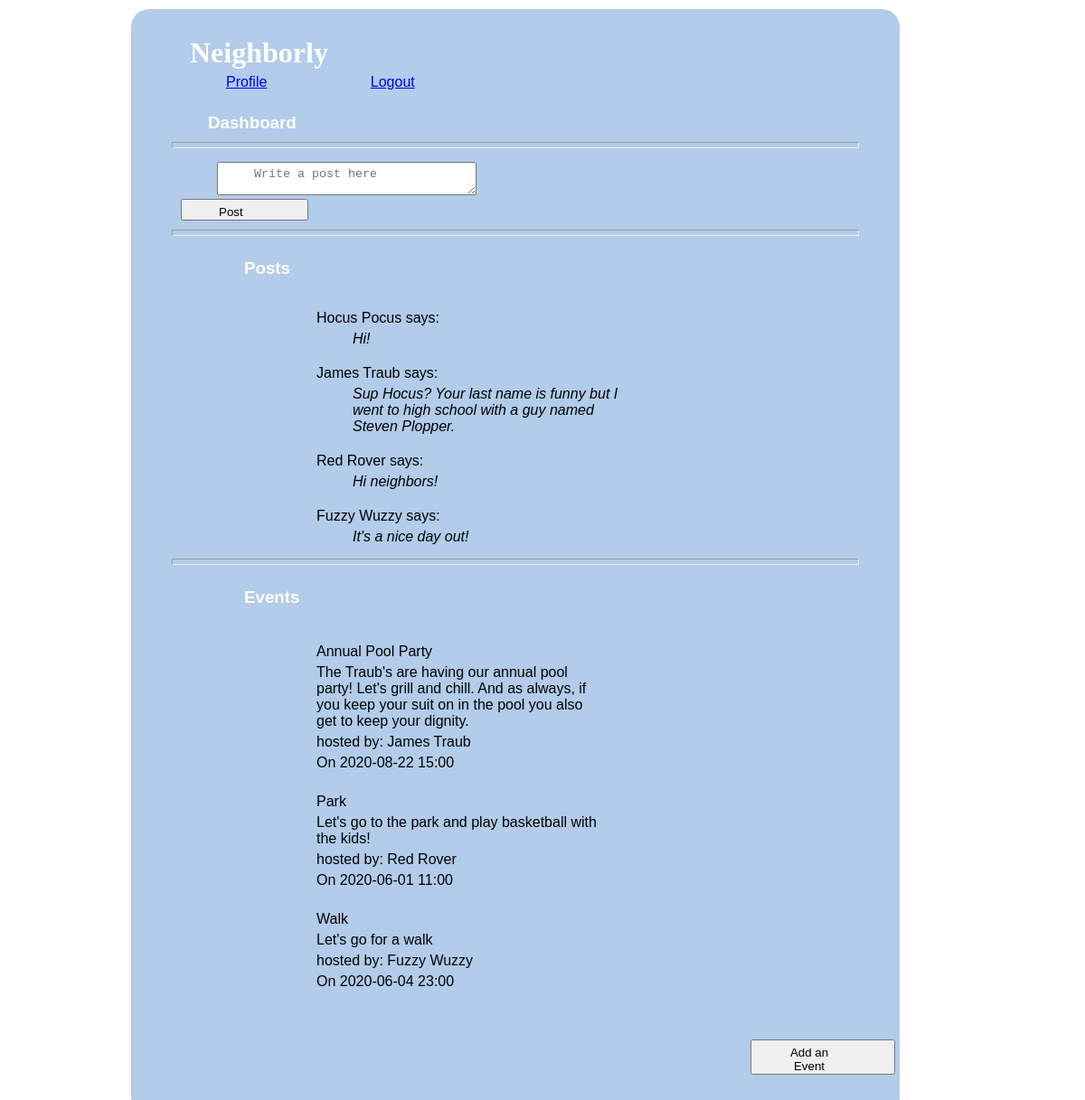
The app's page /dashboard (signed in) with its own data.
### models.py (models this page shows, shortened)
class Post(db.Model):
    __tablename__ = "posts"
    id = db.Column(db.Integer, primary_key=True)
    message = db.Column(db.String(255))
    user_id = db.Column(db.Integer, db.ForeignKey('users.id', ondelete='cascade'))
    user = db.relationship('User', foreign_keys=[user_id])
    users_who_like_this_post = db.relationship('User', secondary=likes_table, passive_deletes=True)
    created_at = db.Column(db.DateTime, server_default = func.now())
    updated_at = db.Column(db.DateTime, server_default = func.now(), onupdate = func.now())

class User(db.Model):
    __tablename__ = "users"
    id = db.Column(db.Integer, primary_key=True)
    first_name = db.Column(db.String(45))
    last_name = db.Column(db.String(45))
    email = db.Column(db.String(255))
    address_id = db.Column(db.Integer, db.ForeignKey('addresses.id', ondelete='cascade'))
    address = db.relationship('Address', foreign_keys=[address_id])
    password_hash=db.Column(db.String(255))
    posts_this_user_likes = db.relationship('Post', secondary=likes_table, passive_deletes=True)
    all_post = db.relationship('Post', back_populates="user", cascade="all, delete, delete-orphan")
    all_event = db.relationship('Event', back_populates="user", cascade="all, delete, delete-orphan")
    created_at = db.Column(db.DateTime, server_default = func.now())
    updated_at = db.Column(db.DateTime, server_default = func.now(), onupdate = func.now())

class Event(db.Model):
    __tablename__ = "events"
    id = db.Column(db.Integer, primary_key=True)
    title = db.Column(db.String(100))
    description = db.Column(db.String(255))
    date = db.Column(db.String(45))
    time = db.Column(db.String(45))
    user_id = db.Column(db.Integer, db.ForeignKey('users.id', ondelete='cascade'))
    user = db.relationship('User', foreign_keys=[user_id])
    location_id = db.Column(db.Integer, db.ForeignKey('event_locations.id', ondelete='cascade'))
    location = db.relationship('Event_location', foreign_keys=[location_id])
    created_at = db.Column(db.DateTime, server_default = func.now())
    updated_at = db.Column(db.DateTime, server_default = func.now(), onupdate = func.now())

### controller.py (the view)
def dashboard():
    if 'user_id' not in session:
        return redirect("/")
    posts = Post.query.all()
    events = Event.query.all()
    return render_template("dashboard.html", all_posts = posts, all_events = events )

### templates/dashboard.html (shortened to what this page needs)
<!DOCTYPE html>
<html lang="en">
<head>
    <link rel="stylesheet" type="text/css" href="{{ url_for('static', filename='style.css') }}">
</head>
<body>
    <div class="container_dashboard">
        <h1>Neighborly</h1>
        <div class="navigation">
            <a href="/user_profile">Profile</a>
            <a href="/logout">Logout</a>
        </div>
        <div class="dashboard">
            <h3>Dashboard</h3>
            <hr>
            <form action="/add/post" method="POST">
                <p> <textarea name="message" placeholder="Write a post here"></textarea></p>
                <input type="submit" value="Post">
            </form>
            <hr>
            <div class="posts">
                <h3>Posts</h3>
                <ul>
                    {% for post in all_posts %}
                    <li>
                        <p>{{post.user.first_name}} {{post.user.last_name}} says:</p>
                        <span><p>{{post.message}}</p></span>
                    </li>
                    {% endfor %}
                </ul>
            </div>
            <hr>
            <div class="events">
                <h3>Events</h3>
                <ul>
                    {% for event in all_events %}
                    <li>
                        <p>{{event.title}}</p>
                        <p>{{event.description}}</p>
                        <p>hosted by: {{event.user.first_name}} {{event.user.last_name}}</p>
                        <p>On {{event.date}} {{event.time}}</p>
                    </li>
                    {% endfor %}
                </ul>
            </div>
            <a href="/events"><button>Add an Event</button></a>
        </div>
    </div>
</body>
</html>

### static/style.css (style rules this page uses)
* { margin: 0px; padding: 5px 70px 0px 40px; }
.container_dashboard { width: 800px; background-color: rgb(178, 204, 233); margin: 0px auto; padding: 25px; border-radius: 20px; font-family: 'Lucida Sans', 'Lucida Sans Regular', 'Lucida Grande', 'Lucida Sans Unicode', Geneva, Verdana, sans-serif; }
.container_dashboard h1 { font-family: cursive; color: white; }
.container_dashboard li { list-style: none; }
.dashboard { padding: 20px; }
.dashboard h3 { padding-bottom: 10px; color: white; }
.dashboard form { padding: 10px; }
.dashboard button { vertical-align: bottom; margin-top: 40px; margin-left: 600px; }
.posts { margin-top: 15px; margin-bottom: 15px; }
.posts li { margin-top: 10px; }
.posts li p { display: inline-block; }
.posts span { font-style: italic; }
.events { margin-top: 15px; margin-bottom: 15px; }
.events li { margin-top: 15px; }

### records on screen
Post: user.first_name "Hocus", user.last_name "Pocus", message "Hi!"
Post: user.first_name "James", user.last_name "Traub", message "Sup Hocus? Your last name is funny but I went to high school with a guy named Steven Plopper."
Post: user.first_name "Red", user.last_name "Rover", message "Hi neighbors!"
Post: user.first_name "Fuzzy", user.last_name "Wuzzy", message "It's a nice day out!"
Event: title "Annual Pool Party", description "The Traub's are having our annual pool party! Let's grill and chill. And as always, if you keep your suit on in the pool you also get to keep your dignity.", user.first_name "James", user.last_name "Traub", date "2020-08-22", time "15:00"
Event: title "Park", description "Let's go to the park and play basketball with the kids!", user.first_name "Red", user.last_name "Rover", date "2020-06-01", time "11:00"
Event: title "Walk", description "Let's go for a walk", user.first_name "Fuzzy", user.last_name "Wuzzy", date "2020-06-04", time "23:00"
